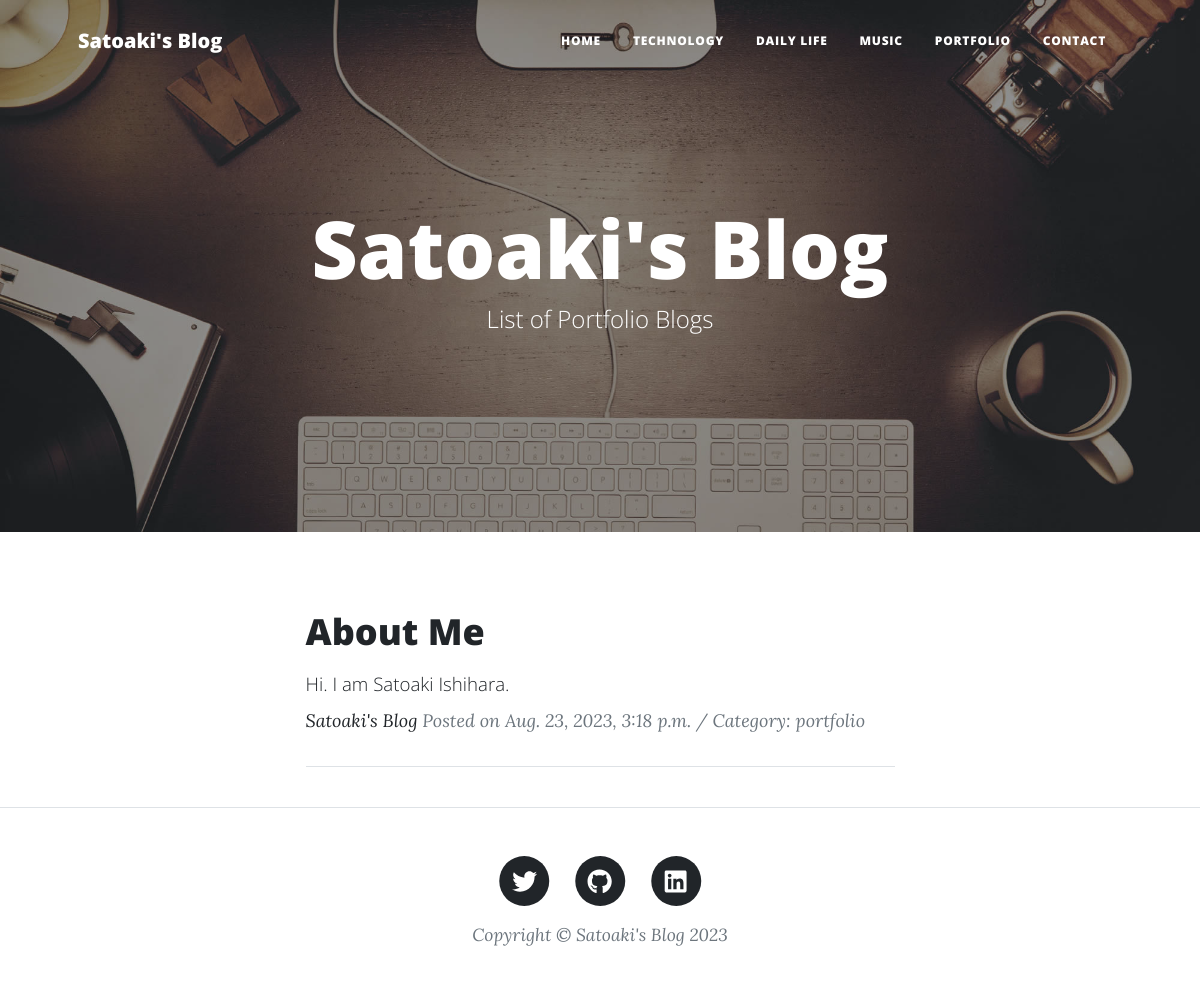
Screenshot of /portfolio-list/ with the database file from the repository.
### blogapp/models.py (models this page shows, shortened)
class BlogPost(models.Model):
    CATEGORY = (('technology', 'ITのこと'),
                ('dailylife', '日常のこと'),
                ('music', '音楽のこと'),
                ('portfolio', '自作製品のこと'))
    title = models.CharField(
        verbose_name='Title',
        max_length=200
    )
    content = models.TextField(
        verbose_name='Content'
    )
    posted_at = models.DateTimeField(
        verbose_name='Posted Date and Time',
        auto_now_add=True
    )
    category = models.CharField(
        verbose_name='Category',
        max_length=50,
        choices=CATEGORY
    )

### blogapp/views.py (the view)
# urls.py: path('portfolio-list/', views.PortfolioView.as_view(), name='portfolio_list'),
class PortfolioView(ListView):
    template_name = "portfolio_list.html"
    model = BlogPost
    context_object_name = "portfolio_records"
    queryset = BlogPost.objects.filter(category="portfolio").order_by("-posted_at")
    paginate_by = 2

### blogapp/templates/portfolio_list.html (shortened to what this page needs)
{% extends 'base.html' %}
{% load static %}
        {% block header %}
        <header class="masthead" style="background-image: url({% static 'assets/img/portfolio-bg.jpeg' %})">
            <div class="container position-relative px-4 px-lg-5">
                <div class="row gx-4 gx-lg-5 justify-content-center">
                    <div class="col-md-10 col-lg-8 col-xl-7">
                        <div class="site-heading">
                            <h1>Satoaki's Blog</h1>
                            <span class="subheading">List of Portfolio Blogs</span>
                        </div>
                    </div>
                </div>
            </div>
        </header>
        {% endblock %}
        {% block contents %}
        <div class="container px-4 px-lg-5">
            <div class="row gx-4 gx-lg-5 justify-content-center">
                <div class="col-md-10 col-lg-8 col-xl-7">
                    {% for record in portfolio_records %}
                    <div class="post-preview">
                        <a href="{% url 'blogapp:blog_detail' record.pk %}">
                            <h2 class="post-title">{{ record.title }}</h2>
                            <h3 class="post-subtitle">
                                <span style="font-size: 14pt">
                                    {{ record.content|truncatechars:50 }}
                                </span>
                            </h3>
                        </a>
                        <p class="post-meta">
                            <a href="#!">Satoaki's Blog</a>
                            Posted on {{ record.posted_at }} / Category:
                            {{ record.category }}
                        </p>
                    </div>
                    <hr class="my-4" />
                    {% endfor %}
                </div>
            </div>
        </div>
        {% endblock %}

### rows the page displays
BlogPost: title "About Me", content "Hi. I am Satoaki Ishihara.", posted_at "Aug. 23, 2023, 3:18 p.m.", category "portfolio"
